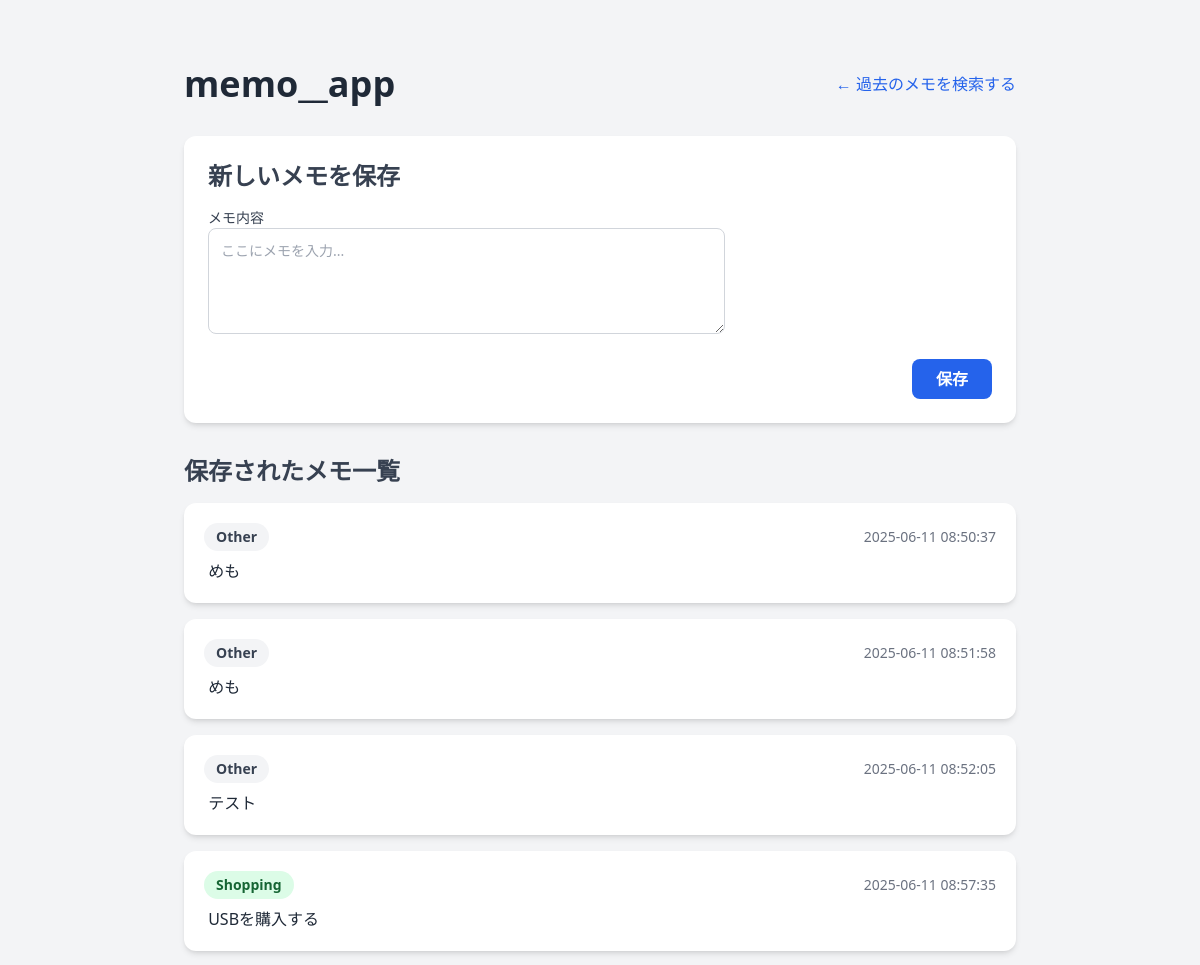
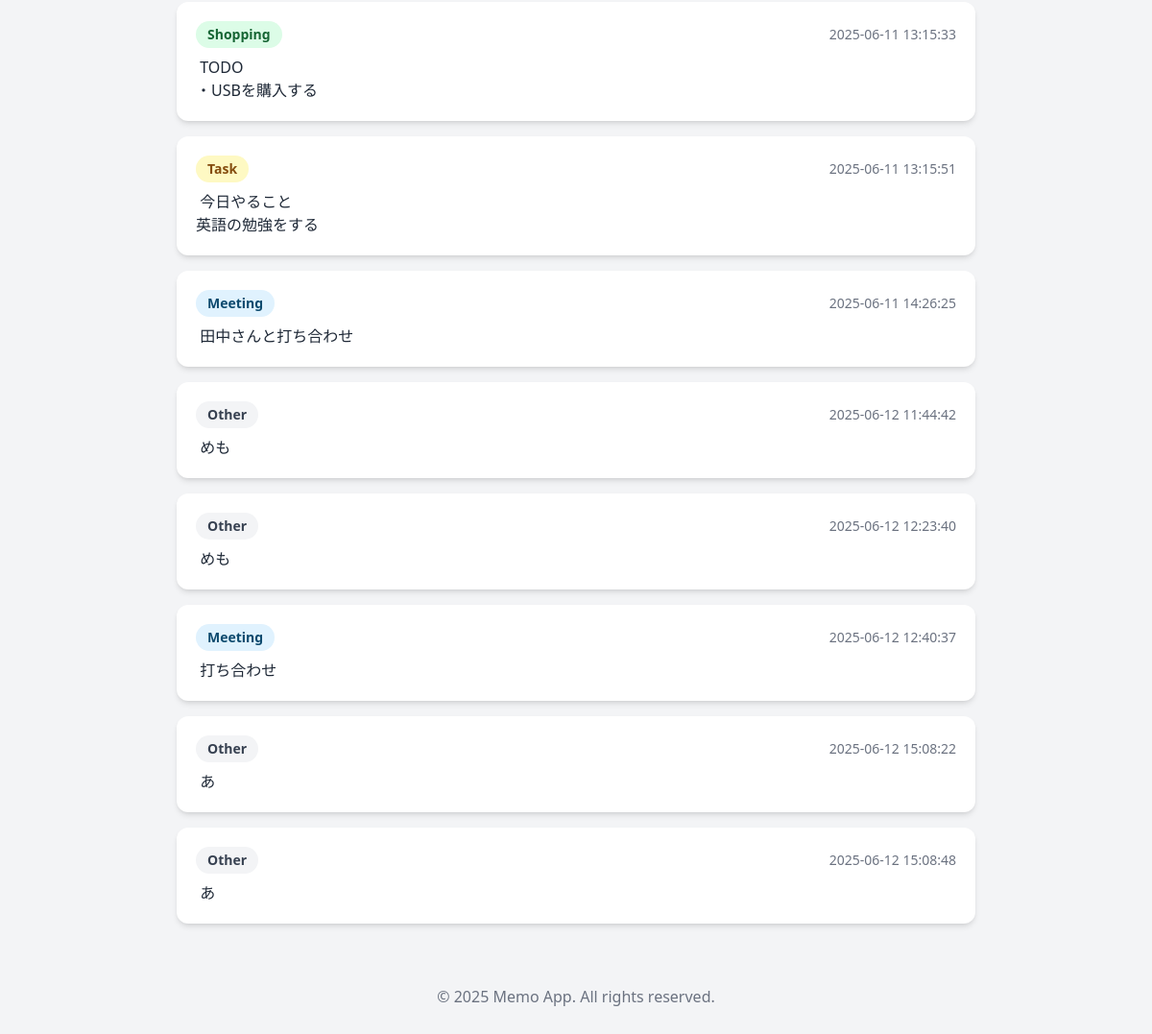
The page / on the database its author committed (2 pictures, top to bottom).
### tables this page shows
CREATE TABLE notes (
            id INTEGER PRIMARY KEY AUTOINCREMENT,
            created_at TIMESTAMP NOT NULL DEFAULT CURRENT_TIMESTAMP,
            content TEXT NOT NULL,
            category TEXT NOT NULL
                    );

### flaskr/main.py (the view)
@app.route('/')
def index():
    sql = "SELECT * FROM notes"
    connection=get_db_connection()
    notes=connection.execute(sql).fetchall()
    connection.close()
    return render_template(
        'index.html',
        notes = notes,
    )

### flaskr/main.py (called while the page is built)
def get_db_connection():
    connection=sqlite3.connect(DATABASE)
    connection.row_factory=sqlite3.Row
    return connection

### flaskr/templates/index.html (shortened to what this page needs)
<!DOCTYPE html>
<html lang="ja">
<head>
</head>
<body>
    <!DOCTYPE html>
<html lang="ja">
<head>
    <script src="https://cdn.tailwindcss.com"></script>
</head>
<body class="bg-gray-100">
    <div class="container mx-auto max-w-4xl p-4 md:p-8">
        <header class="flex justify-between items-center my-8">
            <h1 class="text-4xl font-bold text-gray-800">memo__app</h1>
            <a href="{{ url_for('search') }}" class="text-blue-600 hover:text-blue-800 hover:underline transition">
                &larr; 過去のメモを検索する
            </a>
        </header>
        <main>
            <section id="input-section" class="mb-8">
                <div class="bg-white p-6 rounded-xl shadow-md">
                    <h2 class="text-2xl font-semibold text-gray-700 mb-4">新しいメモを保存</h2>
                    <form action="{{url_for('register')}}" method="POST">
                        <div class="grid grid-cols-1 md:grid-cols-3 gap-4 mb-4">
                            <div class="md:col-span-2">
                                <label for="content" class="block text-sm font-medium text-gray-700 mb-1">メモ内容</tabel>
                                <textarea id="content" name="content" rows="4" class="w-full p-3 border border-gray-300 rounded-lg focus:ring-2 focus:ring-blue-500 focus:border-blue-500 transition" placeholder="ここにメモを入力..."></textarea>
                            </div>
                        </div>
                        <div class="text-right">
                            <button type="submit" class="bg-blue-600 text-white font-bold py-2 px-6 rounded-lg hover:bg-blue-700 focus:outline-none focus:ring-2 focus:ring-offset-2 focus:ring-blue-500 transition">
                                保存
                            </button>
                        </div>
                    </form>
                </div>
            </section>
            <section id="list-section">
                <h2 class="text-2xl font-semibold text-gray-700 mb-4">保存されたメモ一覧</h2>
                <div class="space-y-4">
                    {% for note in notes %}
                    <div class="bg-white p-5 rounded-xl shadow-md">
                        <div class="flex justify-between items-center mb-2">
                            <span class="px-3 py-1 text-sm font-semibold rounded-full bg-{{note.category.lower()}}-bg text-{{note.category.lower()}}-text"> {{note.category}} </span>
                            <span class="text-sm text-gray-500"> {{note.created_at}} </span>
                        </div>
                        <p class="text-gray-800 whitespace-pre-wrap"> {{note.content}} </p>
                    </div>
                    {% endfor %}
                </div>
            </section>
        </main>
        <footer class="text-center text-gray-500 py-8 mt-8">
            <p>&copy; 2025 Memo App. All rights reserved.</p>
        </footer>
    </div>
</body>
</html>
</body>
</html>

### rows shown on the page
notes: category "Other", created_at "2025-06-11 08:50:37", content "めも"
notes: category "Other", created_at "2025-06-11 08:51:58", content "めも"
notes: category "Other", created_at "2025-06-11 08:52:05", content "テスト"
notes: category "Shopping", created_at "2025-06-11 08:57:35", content "USBを購入する"
notes: category "Shopping", created_at "2025-06-11 13:15:33", content "TODO ・USBを購入する"
notes: category "Task", created_at "2025-06-11 13:15:51", content "今日やること 英語の勉強をする"
notes: category "Meeting", created_at "2025-06-11 14:26:25", content "田中さんと打ち合わせ"
notes: category "Other", created_at "2025-06-12 11:44:42", content "めも"
notes: category "Other", created_at "2025-06-12 12:23:40", content "めも"
notes: category "Meeting", created_at "2025-06-12 12:40:37", content "打ち合わせ"
notes: category "Other", created_at "2025-06-12 15:08:22", content "あ"
notes: category "Other", created_at "2025-06-12 15:08:48", content "あ"
